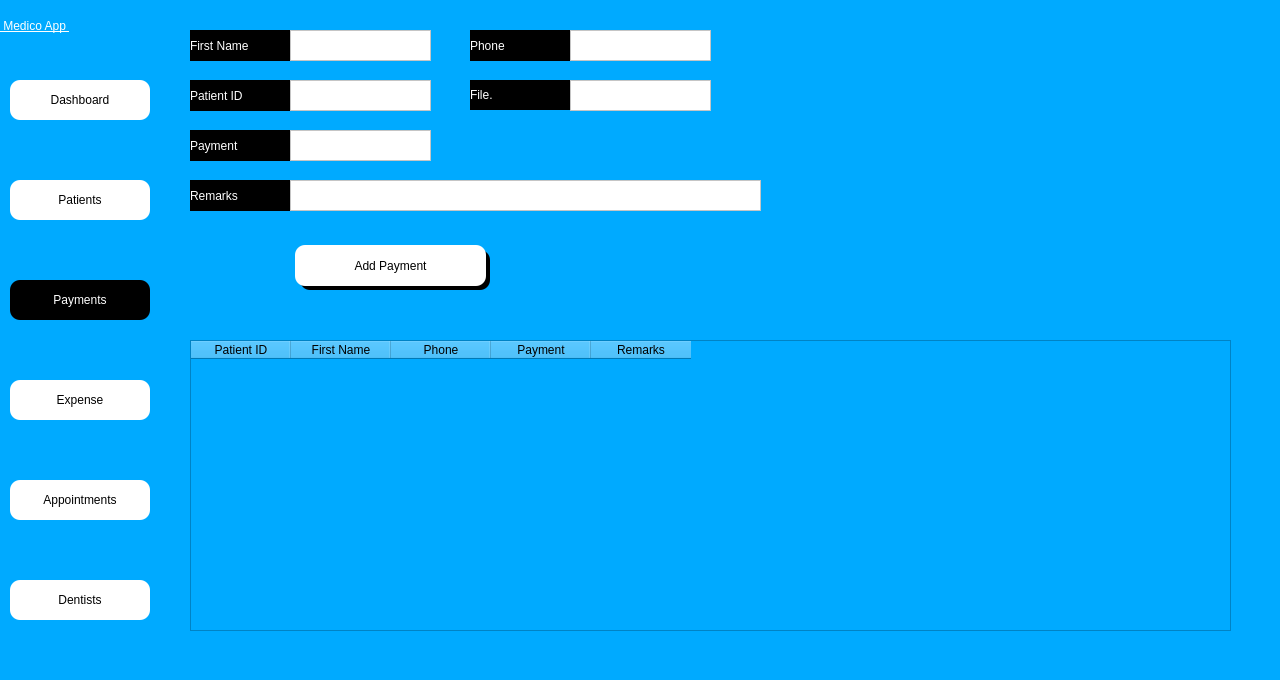
<?xml version="1.0" encoding="UTF-8"?>
<ui version="4.0">
 <class>Dialog</class>
 <widget class="QDialog" name="Dialog">
  <property name="geometry">
   <rect>
    <x>0</x>
    <y>0</y>
    <width>1280</width>
    <height>680</height>
   </rect>
  </property>
  <property name="windowTitle">
   <string>Dialog</string>
  </property>
  <property name="styleSheet">
   <string notr="true">background-color: rgb(0, 170, 255);</string>
  </property>
  <widget class="QWidget" name="side_bar" native="true">
   <property name="geometry">
    <rect>
     <x>0</x>
     <y>0</y>
     <width>160</width>
     <height>681</height>
    </rect>
   </property>
   <property name="styleSheet">
    <string notr="true">
background-color: rgba(170, 170, 255,.5);

</string>
   </property>
   <widget class="QPushButton" name="patient_btn">
    <property name="geometry">
     <rect>
      <x>10</x>
      <y>180</y>
      <width>140</width>
      <height>40</height>
     </rect>
    </property>
    <property name="styleSheet">
     <string notr="true">QPushButton{
font: 12pt &quot;MS Shell Dlg 2&quot;;
background-color: rgb(255, 255, 255);
border-top-left-radius:10px;
border-bottom-left-radius:10px;
border-top-right-radius:10px;
border-bottom-right-radius:10px;}
QPushButton:hover{
	background-color: rgb(161, 161, 161);
	color: rgb(255, 255, 255);
}</string>
    </property>
    <property name="text">
     <string>Patients</string>
    </property>
    <property name="icon">
     <iconset>
      <normaloff>../Medico_modern/patientdownload .png</normaloff>../Medico_modern/patientdownload .png</iconset>
    </property>
   </widget>
   <widget class="QPushButton" name="dash_btn">
    <property name="geometry">
     <rect>
      <x>10</x>
      <y>80</y>
      <width>140</width>
      <height>40</height>
     </rect>
    </property>
    <property name="styleSheet">
     <string notr="true">QPushButton{
font: 12pt &quot;MS Shell Dlg 2&quot;;
background-color: rgb(255, 255, 255);
border-top-left-radius:10px;
border-bottom-left-radius:10px;
border-top-right-radius:10px;
border-bottom-right-radius:10px;}
QPushButton:hover{
	background-color: rgb(161, 161, 161);
	color: rgb(255, 255, 255);
}</string>
    </property>
    <property name="text">
     <string>Dashboard</string>
    </property>
    <property name="icon">
     <iconset>
      <normaloff>../Medico_modern/dashboard.png</normaloff>../Medico_modern/dashboard.png</iconset>
    </property>
   </widget>
   <widget class="QPushButton" name="appointment_btn">
    <property name="geometry">
     <rect>
      <x>10</x>
      <y>480</y>
      <width>140</width>
      <height>40</height>
     </rect>
    </property>
    <property name="styleSheet">
     <string notr="true">QPushButton{
font: 12pt &quot;MS Shell Dlg 2&quot;;
background-color: rgb(255, 255, 255);
border-top-left-radius:10px;
border-bottom-left-radius:10px;
border-top-right-radius:10px;
border-bottom-right-radius:10px;}
QPushButton:hover{
	background-color: rgb(161, 161, 161);
	color: rgb(255, 255, 255);
}</string>
    </property>
    <property name="text">
     <string>Appointments</string>
    </property>
    <property name="icon">
     <iconset>
      <normaloff>../Medico_modern/appointmentdownload (1).png</normaloff>../Medico_modern/appointmentdownload (1).png</iconset>
    </property>
   </widget>
   <widget class="QPushButton" name="dentist_btn">
    <property name="geometry">
     <rect>
      <x>10</x>
      <y>580</y>
      <width>140</width>
      <height>40</height>
     </rect>
    </property>
    <property name="styleSheet">
     <string notr="true">QPushButton{
font: 12pt &quot;MS Shell Dlg 2&quot;;
background-color: rgb(255, 255, 255);
border-top-left-radius:10px;
border-bottom-left-radius:10px;
border-top-right-radius:10px;
border-bottom-right-radius:10px;}
QPushButton:hover{
	background-color: rgb(161, 161, 161);
	color: rgb(255, 255, 255);
}</string>
    </property>
    <property name="text">
     <string>Dentists</string>
    </property>
    <property name="icon">
     <iconset>
      <normaloff>../Medico_modern/dentistimages.png</normaloff>../Medico_modern/dentistimages.png</iconset>
    </property>
   </widget>
   <widget class="QPushButton" name="payment_btn">
    <property name="geometry">
     <rect>
      <x>10</x>
      <y>280</y>
      <width>140</width>
      <height>40</height>
     </rect>
    </property>
    <property name="styleSheet">
     <string notr="true">QPushButton{
font: 12pt &quot;MS Shell Dlg 2&quot;;
background-color: rgb(255, 255, 255);
border-top-left-radius:10px;
border-bottom-left-radius:10px;
border-top-right-radius:10px;
border-bottom-right-radius:10px;

	background-color: rgb(0, 0, 0);
	color: rgb(255, 255, 255);
}

QPushButton:hover{
	background-color: rgb(161, 161, 161);
	color: rgb(255, 255, 255);
}
</string>
    </property>
    <property name="text">
     <string>Payments</string>
    </property>
    <property name="icon">
     <iconset>
      <normaloff>../Medico_modern/billingdownload (1).png</normaloff>../Medico_modern/billingdownload (1).png</iconset>
    </property>
   </widget>
   <widget class="QPushButton" name="expense_btn">
    <property name="geometry">
     <rect>
      <x>10</x>
      <y>380</y>
      <width>140</width>
      <height>40</height>
     </rect>
    </property>
    <property name="styleSheet">
     <string notr="true">QPushButton{
font: 12pt &quot;MS Shell Dlg 2&quot;;
background-color: rgb(255, 255, 255);
border-top-left-radius:10px;
border-bottom-left-radius:10px;
border-top-right-radius:10px;
border-bottom-right-radius:10px;}
QPushButton:hover{
	background-color: rgb(161, 161, 161);
	color: rgb(255, 255, 255);
}</string>
    </property>
    <property name="text">
     <string>Expense</string>
    </property>
    <property name="icon">
     <iconset>
      <normaloff>../Medico_modern/billingdownload (1).png</normaloff>../Medico_modern/billingdownload (1).png</iconset>
    </property>
   </widget>
   <widget class="QLabel" name="label_4">
    <property name="geometry">
     <rect>
      <x>0</x>
      <y>0</y>
      <width>161</width>
      <height>51</height>
     </rect>
    </property>
    <property name="styleSheet">
     <string notr="true">font: 20pt &quot;MS Shell Dlg 2&quot;;
font: 75 20pt &quot;MS Shell Dlg 2&quot;;
text-decoration: underline;
font: 22pt &quot;MS Shell Dlg 2&quot;;
background-color: rgba(255, 255, 255,0);
color: rgb(255, 255, 255);
</string>
    </property>
    <property name="text">
     <string> Medico App </string>
    </property>
   </widget>
  </widget>
  <widget class="QLabel" name="fname_srch">
   <property name="geometry">
    <rect>
     <x>190</x>
     <y>30</y>
     <width>101</width>
     <height>31</height>
    </rect>
   </property>
   <property name="styleSheet">
    <string notr="true">font: 12pt &quot;MS Shell Dlg 2&quot;;
font: 16pt &quot;MS Shell Dlg 2&quot;;
color: rgb(255, 255, 255);
background-color: rgb(0, 0, 0);


border-top-right-radius:20px;
border-bottom-right-radius:20px;</string>
   </property>
   <property name="text">
    <string>First Name</string>
   </property>
  </widget>
  <widget class="QTextEdit" name="fname_srch_edit">
   <property name="geometry">
    <rect>
     <x>290</x>
     <y>30</y>
     <width>141</width>
     <height>31</height>
    </rect>
   </property>
   <property name="styleSheet">
    <string notr="true">background-color: rgb(255, 255, 255);</string>
   </property>
  </widget>
  <widget class="QLabel" name="phn_srch">
   <property name="geometry">
    <rect>
     <x>470</x>
     <y>30</y>
     <width>100</width>
     <height>31</height>
    </rect>
   </property>
   <property name="styleSheet">
    <string notr="true">font: 12pt &quot;MS Shell Dlg 2&quot;;
font: 16pt &quot;MS Shell Dlg 2&quot;;
color: rgb(255, 255, 255);
background-color: rgb(0, 0, 0);


border-top-right-radius:20px;
border-bottom-right-radius:20px;</string>
   </property>
   <property name="text">
    <string>Phone</string>
   </property>
  </widget>
  <widget class="QTextEdit" name="phone_srch_edit">
   <property name="geometry">
    <rect>
     <x>570</x>
     <y>30</y>
     <width>141</width>
     <height>31</height>
    </rect>
   </property>
   <property name="styleSheet">
    <string notr="true">background-color: rgb(255, 255, 255);</string>
   </property>
  </widget>
  <widget class="QLabel" name="patid_srch">
   <property name="geometry">
    <rect>
     <x>190</x>
     <y>80</y>
     <width>101</width>
     <height>31</height>
    </rect>
   </property>
   <property name="styleSheet">
    <string notr="true">font: 12pt &quot;MS Shell Dlg 2&quot;;
font: 16pt &quot;MS Shell Dlg 2&quot;;
color: rgb(255, 255, 255);
background-color: rgb(0, 0, 0);


border-top-right-radius:20px;
border-bottom-right-radius:20px;</string>
   </property>
   <property name="text">
    <string>Patient ID</string>
   </property>
  </widget>
  <widget class="QTextEdit" name="patid_srch_edit">
   <property name="geometry">
    <rect>
     <x>290</x>
     <y>80</y>
     <width>141</width>
     <height>31</height>
    </rect>
   </property>
   <property name="styleSheet">
    <string notr="true">background-color: rgb(255, 255, 255);</string>
   </property>
  </widget>
  <widget class="QLabel" name="file_srch">
   <property name="geometry">
    <rect>
     <x>470</x>
     <y>80</y>
     <width>100</width>
     <height>30</height>
    </rect>
   </property>
   <property name="styleSheet">
    <string notr="true">font: 12pt &quot;MS Shell Dlg 2&quot;;
font: 16pt &quot;MS Shell Dlg 2&quot;;
color: rgb(255, 255, 255);
background-color: rgb(0, 0, 0);


border-top-right-radius:20px;
border-bottom-right-radius:20px;
</string>
   </property>
   <property name="text">
    <string>File.</string>
   </property>
  </widget>
  <widget class="QTextEdit" name="file_srch_edit">
   <property name="geometry">
    <rect>
     <x>570</x>
     <y>80</y>
     <width>141</width>
     <height>31</height>
    </rect>
   </property>
   <property name="styleSheet">
    <string notr="true">background-color: rgb(255, 255, 255);</string>
   </property>
  </widget>
  <widget class="QLabel" name="payment">
   <property name="geometry">
    <rect>
     <x>190</x>
     <y>130</y>
     <width>101</width>
     <height>31</height>
    </rect>
   </property>
   <property name="styleSheet">
    <string notr="true">font: 12pt &quot;MS Shell Dlg 2&quot;;
font: 16pt &quot;MS Shell Dlg 2&quot;;
color: rgb(255, 255, 255);
background-color: rgb(0, 0, 0);


border-top-right-radius:20px;
border-bottom-right-radius:20px;</string>
   </property>
   <property name="text">
    <string>Payment</string>
   </property>
  </widget>
  <widget class="QTextEdit" name="payment_edit">
   <property name="geometry">
    <rect>
     <x>290</x>
     <y>130</y>
     <width>141</width>
     <height>31</height>
    </rect>
   </property>
   <property name="styleSheet">
    <string notr="true">background-color: rgb(255, 255, 255);</string>
   </property>
  </widget>
  <widget class="QLabel" name="remarks">
   <property name="geometry">
    <rect>
     <x>190</x>
     <y>180</y>
     <width>101</width>
     <height>31</height>
    </rect>
   </property>
   <property name="styleSheet">
    <string notr="true">font: 12pt &quot;MS Shell Dlg 2&quot;;
font: 16pt &quot;MS Shell Dlg 2&quot;;
color: rgb(255, 255, 255);
background-color: rgb(0, 0, 0);


border-top-right-radius:20px;
border-bottom-right-radius:20px;</string>
   </property>
   <property name="text">
    <string>Remarks</string>
   </property>
  </widget>
  <widget class="QTextEdit" name="remarks_edit">
   <property name="geometry">
    <rect>
     <x>290</x>
     <y>180</y>
     <width>471</width>
     <height>31</height>
    </rect>
   </property>
   <property name="styleSheet">
    <string notr="true">background-color: rgb(255, 255, 255);</string>
   </property>
  </widget>
  <widget class="QPushButton" name="makepayment">
   <property name="geometry">
    <rect>
     <x>295</x>
     <y>245</y>
     <width>191</width>
     <height>41</height>
    </rect>
   </property>
   <property name="styleSheet">
    <string notr="true">QPushButton{
font: 12pt &quot;MS Shell Dlg 2&quot;;
background-color: rgb(255, 255, 255);
border-top-left-radius:10px;
border-bottom-left-radius:10px;
border-top-right-radius:10px;
border-bottom-right-radius:10px;}
QPushButton:hover{
	background-color: rgb(161, 161, 161);
	color: rgb(255, 255, 255);
}</string>
   </property>
   <property name="text">
    <string>Add Payment</string>
   </property>
  </widget>
  <widget class="QLabel" name="label">
   <property name="geometry">
    <rect>
     <x>0</x>
     <y>0</y>
     <width>1280</width>
     <height>680</height>
    </rect>
   </property>
   <property name="text">
    <string/>
   </property>
   <property name="pixmap">
    <pixmap>Images/Designer_1.png</pixmap>
   </property>
   <property name="scaledContents">
    <bool>true</bool>
   </property>
  </widget>
  <widget class="QLabel" name="label_2">
   <property name="geometry">
    <rect>
     <x>300</x>
     <y>250</y>
     <width>190</width>
     <height>40</height>
    </rect>
   </property>
   <property name="styleSheet">
    <string notr="true">font: 12pt &quot;MS Shell Dlg 2&quot;;
border-color: rgb(0, 0, 0);
border-top-left-radius:10px;
border-bottom-left-radius:10px;
border-top-right-radius:10px;
border-bottom-right-radius:10px;
border-bottom-color: rgb(0, 0, 0);
selection-color: rgb(255, 255, 255);
background-color: rgb(0, 0, 0);
color: rgb(255, 255, 255);</string>
   </property>
   <property name="text">
    <string/>
   </property>
  </widget>
  <widget class="QTableWidget" name="tableWidget">
   <property name="geometry">
    <rect>
     <x>190</x>
     <y>340</y>
     <width>1041</width>
     <height>291</height>
    </rect>
   </property>
   <property name="styleSheet">
    <string notr="true">background-color: rgba(255, 255, 255,.8);
font: 12pt &quot;MS Shell Dlg 2&quot;;</string>
   </property>
   <column>
    <property name="text">
     <string>Patient ID</string>
    </property>
   </column>
   <column>
    <property name="text">
     <string>First Name</string>
    </property>
   </column>
   <column>
    <property name="text">
     <string>Phone</string>
    </property>
   </column>
   <column>
    <property name="text">
     <string>Payment</string>
    </property>
   </column>
   <column>
    <property name="text">
     <string>Remarks</string>
    </property>
   </column>
  </widget>
  <zorder>label</zorder>
  <zorder>side_bar</zorder>
  <zorder>fname_srch</zorder>
  <zorder>fname_srch_edit</zorder>
  <zorder>phn_srch</zorder>
  <zorder>phone_srch_edit</zorder>
  <zorder>patid_srch</zorder>
  <zorder>patid_srch_edit</zorder>
  <zorder>file_srch</zorder>
  <zorder>file_srch_edit</zorder>
  <zorder>payment</zorder>
  <zorder>payment_edit</zorder>
  <zorder>remarks</zorder>
  <zorder>remarks_edit</zorder>
  <zorder>label_2</zorder>
  <zorder>makepayment</zorder>
  <zorder>tableWidget</zorder>
 </widget>
 <resources/>
 <connections/>
</ui>
